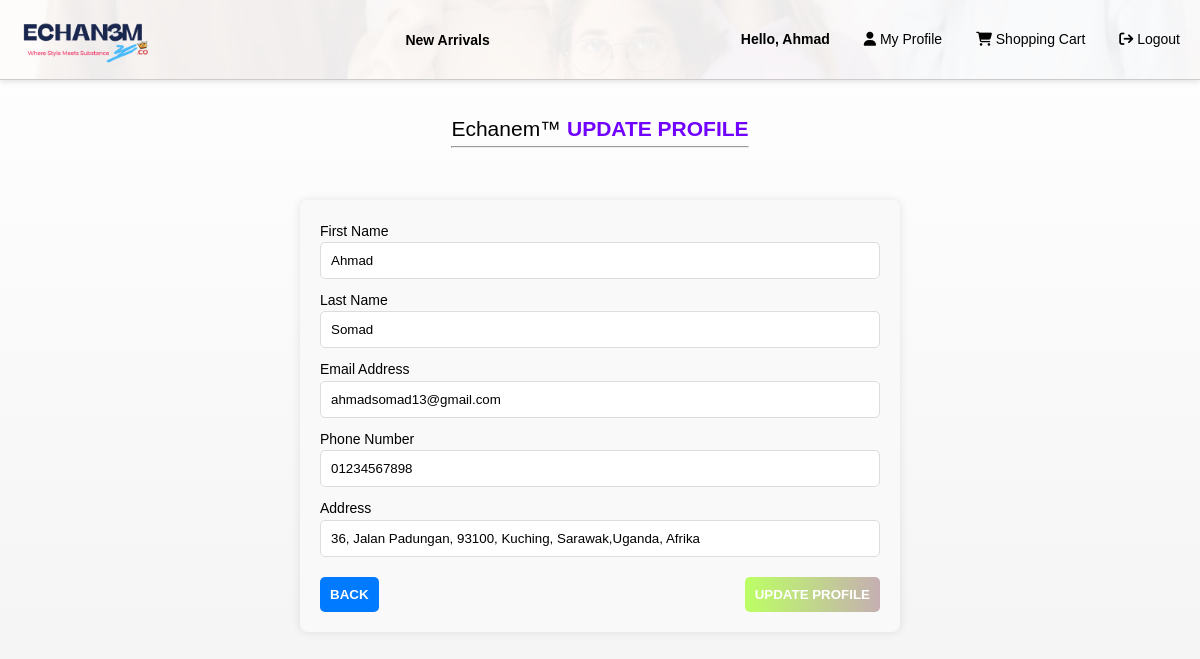
/page/update_profile.php (signed in), run on the app's committed database.
### tables this page shows
CREATE TABLE `customers` (
  `id` int(11) NOT NULL,
  `firstname` varchar(100) NOT NULL,
  `lastname` varchar(100) NOT NULL,
  `email` varchar(100) NOT NULL,
  `phone` varchar(15) DEFAULT NULL,
  `address` text DEFAULT NULL,
  `password` varchar(255) NOT NULL,
  `created_at` timestamp NOT NULL DEFAULT current_timestamp()
);

### page/update_profile.php (the view, shortened to what this page needs)
<?php
    include('../incl/web_title_alt.html');
    if (isset($_SESSION['user_id'])) {
        $profile_button = '<a href="profile.php"><i class="fas fa-user"></i> My Profile</a>';
        $log_button = '<a href="../access/logout.php" onclick="return confirm(\'Are you sure you want to logout?\')"><i class="fas fa-sign-out"></i> Logout</a>';
    } else {
        header('Location: ../access/login.php');
        exit();
    }
    $user_id = $_SESSION['user_id'];
    $q = "SELECT * FROM `customers` WHERE `id` = $user_id";
    $r = mysqli_query($dbc, $q);
    if ($r) {
        $user = mysqli_fetch_assoc($r);
    } else {
        echo '<p class="error">Error retrieving user data.</p>';
        exit();
    }
    ?>
    <body style="margin-top: 12.5vh;">
        <div class="title">
            <p>Echanem&#8482 <span>UPDATE PROFILE</span></p>
            <hr>
        </div>
        <div class="damner">
            <div class="update-form">
                <form action="update_profile.php" method="POST">
                    <label for="firstname">First Name</label>
                    <input type="text" name="firstname" value="<?php echo htmlspecialchars($user['firstname']); ?>" required>
                    <label for="lastname">Last Name</label>
                    <input type="text" name="lastname" value="<?php echo htmlspecialchars($user['lastname']); ?>" required>
                    <label for="email">Email Address</label>
                    <input type="email" name="email" value="<?php echo htmlspecialchars($user['email']); ?>" required>
                    <label for="phone">Phone Number</label>
                    <input type="text" name="phone" value="<?php echo htmlspecialchars($user['phone']); ?>" required>
                    <label for="address">Address</label>
                    <input type="text" name="address" value="<?php echo htmlspecialchars($user['address']); ?>" required>
                    <div style="display: flex; justify-content: space-between;">
                        <button onclick="history.back()" style="background-color: #007bff;">BACK</button>
                        <button class="grad-fx-plus" type="submit">UPDATE PROFILE</button>
                    </div>
                </form>
            </div>
        </div>
    </body>
</html>

### css/stail-iii.css (style rules this page uses)
html { font-family: 'Palanquin', sans-serif; font-size: 14px; }
body { display: flex; flex-direction: column; align-items: center; }
header { display: flex; justify-content: space-between; align-items: center; padding: 1rem 2rem; background-color: #fff; position: sticky; top: 0; z-index: 10; box-shadow: 0 2px 5px rgba(0, 0, 0, 0.1); }
a { text-decoration: none; transition: all 0.2s ease-in-out; }
.nav-links { display: flex; }
.dropdown .dropbtn { background-color: transparent; border: none; cursor: pointer; padding: 0.5rem 1rem; font-size: 1rem; color: #000; }
.account-section { display: flex; }
.account-section a { margin-left: 1rem; color: #000; text-decoration: none; }
.title { text-align: center; margin: 12px auto; font-size: 1.5rem; }
.title span { color: #7000ff; font-weight: bold; }

### css/stail-iv.css (style rules this page uses)
.damner { display: flex; flex-wrap: wrap; justify-content: space-between; margin-top: 20px; gap: 20px; max-width: 600px; width: 100%; }
.damner button { cursor: pointer; }
.update-form { padding: 20px; background-color: #f9f9f9; border-radius: 8px; box-shadow: 0 0 10px rgba(0, 0, 0, 0.1); margin-top: 20px; max-width: 600px; width: 100%; margin-left: auto; margin-right: auto; }
.update-form form { display: flex; flex-direction: column; }
.update-form form input { margin-bottom: 10px; padding: 10px; border: 1px solid #ddd; border-radius: 5px; }
.update-form form button { padding: 10px; margin-top: 10px; color: white; font-weight: bold; border: none; border-radius: 5px; }

### css/stail-sweetfx.css (style rules this page uses)
.grad-fx-plus { background: linear-gradient(270deg, #ff8b5d, #cf5eff, #bcff64); background-size: 400% 400%; -webkit-animation: gradient_fx 15s ease-in-out infinite; -moz-animation: gradient_fx 15s ease-in-out infinite; -o-animation: gradient_fx 15s ease-in-out infinite; animation: gradient_fx 15s ease-in-out infinite; }

### css/stylehome.css (style rules this page uses)
* { margin: 0; padding: 0; box-sizing: border-box; }
body { font-family: Arial, sans-serif; background-color: #f0f0f0; background-image: linear-gradient(to bottom, #ffffff, #f0f0f0); line-height: 1.6; margin-bottom: 60px; position: relative; min-height: 100vh; }
header { display: flex; justify-content: space-between; align-items: center; padding: 10px 20px; background-color: #fff; border-bottom: 1px solid #ccc; position: fixed; top: 0; width: 100%; height: 10vh; z-index: 1000; margin: 0; background-repeat: no-repeat; background-size: cover; background-position: center; }
.nav-links { display: flex; gap: 20px; }
.nav-links .dropdown { position: relative; display: inline-block; }
.dropbtn { border: none; background: none; font-weight: bold; }
.account-section { display: flex; align-items: center; gap: 20px; }
.account-section a { text-decoration: none; color: black; }
img { width: 100%; vertical-align: middle; }

### data on the page
customers: firstname "Ahmad", lastname "Somad", email "ahmadsomad13@gmail.com", phone "01234567898", address "36, Jalan Padungan, 93100, Kuching, Sarawak,Uganda, Afrika"
